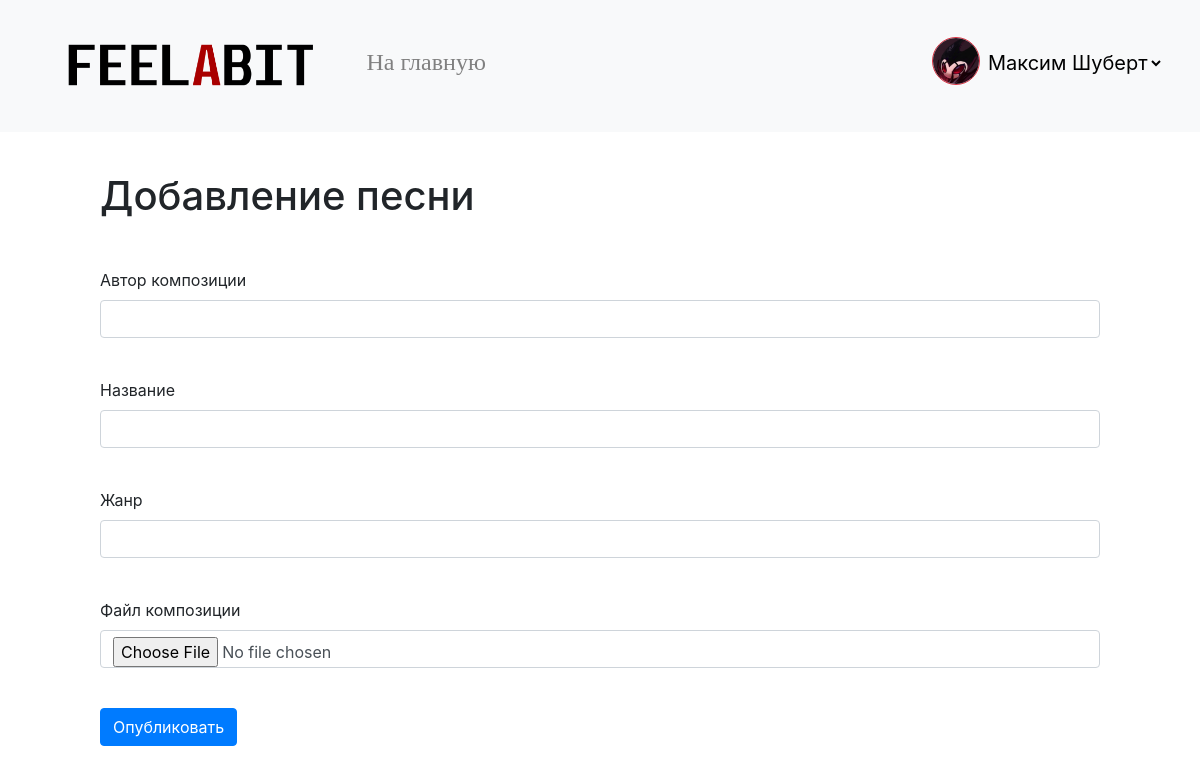
Page /publish (signed in) on the committed database.
### data/users.py (models this page shows, shortened)
class User(SqlAlchemyBase, UserMixin, SerializerMixin):
    __tablename__ = 'users'
    id = sqlalchemy.Column(sqlalchemy.Integer, primary_key=True, autoincrement=True)
    surname = sqlalchemy.Column(sqlalchemy.String, nullable=True)
    name = sqlalchemy.Column(sqlalchemy.String, nullable=True)
    role = sqlalchemy.Column(sqlalchemy.String, nullable=True)
    email = sqlalchemy.Column(sqlalchemy.String, index=True, unique=True, nullable=True)
    age = sqlalchemy.Column(sqlalchemy.Integer, nullable=True)
    avatar_img = sqlalchemy.Column(sqlalchemy.String, default='/static/img/user.png')
    hashed_password = sqlalchemy.Column(sqlalchemy.String, nullable=True)
    modified_date = sqlalchemy.Column(sqlalchemy.DateTime, default=datetime.datetime.now)
    register_date = sqlalchemy.Column(sqlalchemy.DateTime, default=datetime.datetime.now)

### main.py (the view, shortened to what this page needs)
@app.route('/publish',  methods=['GET', 'POST'])
@login_required
def publish():
    form = PublishForm()
    return render_template('audio_x.html', form=form)

### forms/audio_forms.py
class PublishForm(FlaskForm):
    author = StringField("Автор композиции", validators=[DataRequired()])
    name = StringField("Название", validators=[DataRequired()])
    genre = StringField("Жанр", validators=[DataRequired()])
    file = FileField("Файл композиции",
                     validators=[FileRequired(), FileAllowed(['mp3'],
                                                             'Для загрузки допускаются только аудиофайлы формата MP3')])
    submit = SubmitField('Опубликовать')

### data/db_session.py (called while the page is built)
def create_session() -> Session:
    global __factory
    return __factory()

### main.py (called while the page is built)
@login_manager.user_loader
def load_user(user_id):
    db_sess = db_session.create_session()
    return db_sess.query(User).get(user_id)

### templates/audio_x.html (shortened to what this page needs)
{% extends "base.html" %}
{% block content %}
<h1 style="padding-top:40px; padding-bottom:40px">Добавление песни</h1>
<form action="" method="post" enctype="multipart/form-data">
    <p>
        {{ form.author.label }}<br>
        {{ form.author(class="form-control") }}<br>
    </p>
    <p>
        {{ form.name.label }}<br>
        {{ form.name(class="form-control") }}<br>
    </p>
    <p>
        {{ form.genre.label }}<br>
        {{ form.genre(class="form-control") }}<br>
    </p>
    <p>
        {{ form.file.label }}<br>
        {{ form.file(class="form-control") }}<br>
    </p>
    <p>{{ form.submit(type="submit", class="btn btn-primary") }}</p>
</form>
{% endblock %}

### templates/base.html (shortened to what this page needs)
<!doctype html>
<html lang="en" xmlns:padding-left="http://www.w3.org/1999/xhtml" xmlns:padding-right="http://www.w3.org/1999/xhtml">
<head>
    <link rel="stylesheet"
          href="https://stackpath.bootstrapcdn.com/bootstrap/4.4.1/css/bootstrap.min.css"
>
    <link rel="stylesheet" type="text/css" href="/static/css/style.css" />
</head>
<body>
<header>
    <nav class="navbar navbar-light bg-light">
        <div>
            <a href="/"><img src="/static/img/feel_logo.png"
                             hspace="50" vspace="30"
                             class="navbar-brand"/></a>
            <a href="/main" style="margin-left: 30px"><font size="5" face="Trebuchet MS" color="grey">На главную</font></a>
        </div>
        {% if current_user.is_authenticated %}
            <div>
                <img src="{{ current_user.avatar_img }}" width="48px" height="48px"
                     class="border rounded-circle border-danger" style="margin-bottom: 10px"/>
                <select style="border: 0px;font-size: 20px;margin-right: 20px" class="bg-light" onChange="window.location.href=this.value">
                    <option selected disabled hidden>{{ current_user.name }} {{ current_user.surname }}</option>
                </select>
            </div>
        {% else %}
            <p>
                <a class="btn btn-primary " href="/register">Зарегистрироваться</a>
                <a class="btn btn-success" href="/login">Войти</a>
            </p>
        {% endif %}
    </nav>
</header>
<div style="margin-left: 100px;margin-right: 100px">
    {% block content %}{% endblock %}
</div>
</body>
</html>

### rows in the picture
User: avatar_img (picture), name "Максим Шуберт"
